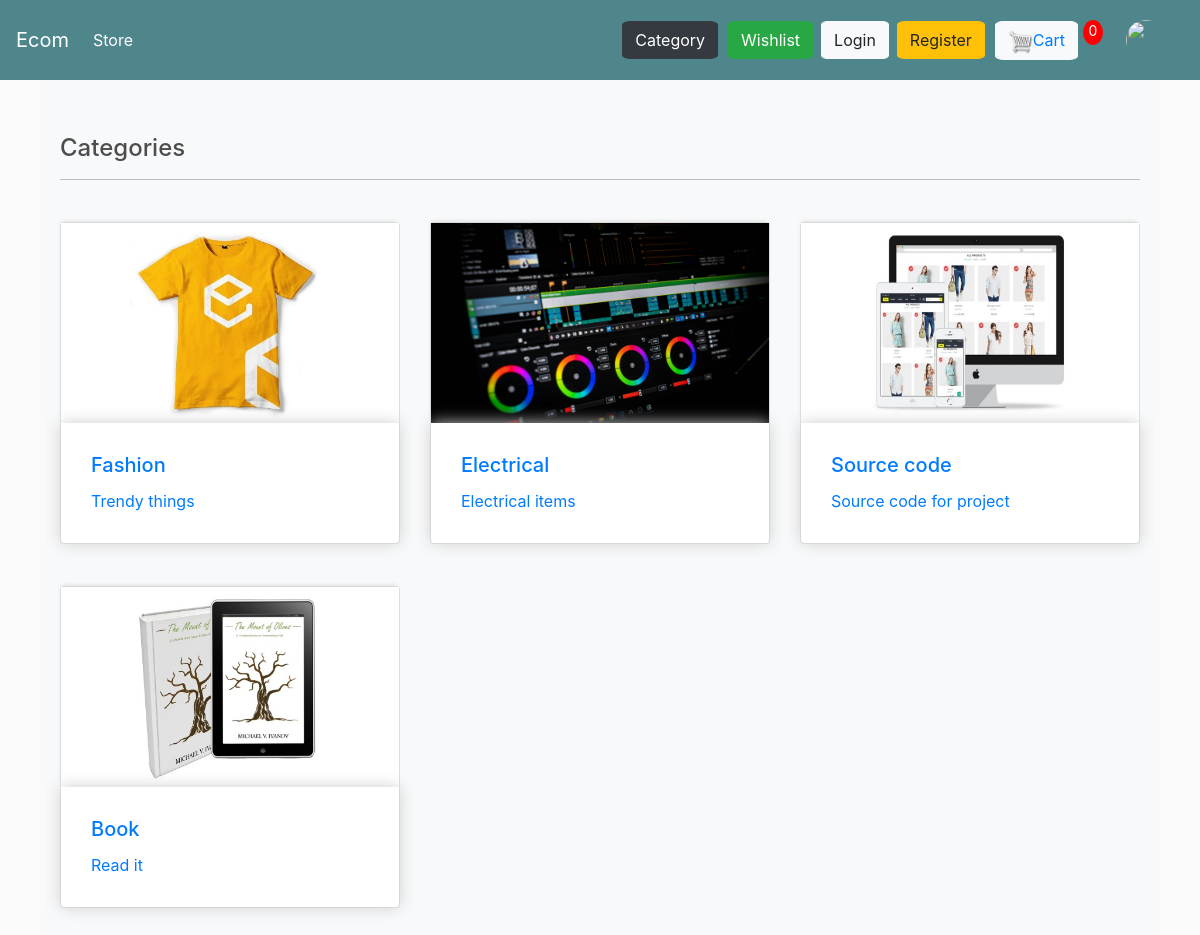
Page /categories/ on the committed database.
### store/models.py (models this page shows, shortened)
class Category(models.Model):
	category_name = models.CharField(max_length=150, null=False, blank=False)
	image = models.ImageField(null=True, blank=True)
	Description = models.TextField(max_length=500, null=False, blank=False)
	status = models.BooleanField(default=False, help_text="0-Show, 1-Hidden")
	created_at = models.DateTimeField(auto_now_add=True)

### store/views.py (the view)
# urls.py: path('categories/', views.categories, name='category'),  #
def categories(request):
	data = cartData(request)
	cartItems = data['cartItems']
	category = Category.objects.filter(status=0)
	return render(request,'store/category.html',{"category":category,'cartItems': cartItems})

### store/utils.py (called while the page is built, shortened)
def cookieCart(request):
	try:
		cart = json.loads(request.COOKIES['cart'])
	except:
		cart = {}
		print('CART:', cart)
	items = []
	order = {'get_cart_total':0, 'get_cart_items':0, 'shipping':False}
	cartItems = order['get_cart_items']
	return {'cartItems':cartItems ,'order':order, 'items':items}

### store/views.py (called while the page is built)
def cartData(request):
	if request.user.is_authenticated:
		customer = request.user.customer
		order, created = Order.objects.get_or_create(customer=customer, complete=False)
		items = order.orderitem_set.all()
		cartItems = order.get_cart_items
	else:
		cookieData = cookieCart(request)
		items = cookieData['items']
		cartItems = cookieData['cartItems']
		order = {'get_cart_total': 0, 'get_cart_items': cartItems, 'shipping': False}
	return {'items': items, 'order': order, 'cartItems': cartItems}

### store/templates/store/category.html
{% extends 'store/main.html' %}
{% load static %}
{% block content %}
  <section class="bg-light py-4 my-3" style="min-height:600px;margin-top:70px">
    <div class="container" style="margin-top:70px">
      <div class="row" >
        <div class="col-12">
          <h4 class="mb-3">Categories</h4>
          <hr style="border-color:#b8bfc2;">
        </div>
        {% for item in category %}
        <div class="col-lg-4">
          <div class="card my-3">
            <img src="{{item.image.url}}"  class="thumbnail" alt="Categories">
            <div class="box-element product">
            <a href="{% url 'store:collections_view' item.category_name %}">
            <div class="card-body">
              <h5 class="card-title text-primary">{{item.category_name}}</h5>
              <p class="card-text">{{item.Description}}</p>
            </div>
          </a>
          </div>
          </div>
        </div>
        {% endfor %}
      </div>
      </div>
  </section>
{% endblock content %}

### static/css/main.css (style rules this page uses)
body { background-color: hsl(0, 0%, 98%); }
h1,h2,h3,h4,h5,h6 { color:hsl(0, 0%, 30%); }
.box-element { box-shadow:hsl(0, 0%, 80%) 0 0 16px; background-color: #fff; border-radius: 4px; padding: 10px; }
.thumbnail { width: 100%; height: 200px; -webkit-box-shadow: -1px -3px 5px -2px rgba(214,214,214,1); -moz-box-shadow: -1px -3px 5px -2px rgba(214,214,214,1); box-shadow: -1px -3px 5px -2px rgba(214,214,214,1); }
.product { border-radius: 0 0 4px 4px; }
.col-lg-4, .col-lg-6, .col-lg-8, .col-lg-12 { margin-top: 10px; }

### rows in the picture
Category: image (picture), category_name "Fashion", Description "Trendy things"
Category: image (picture), category_name "Electrical", Description "Electrical items"
Category: image (picture), category_name "Source code", Description "Source code for project"
Category: image (picture), category_name "Book", Description "Read it"

### other values in the picture
{{ cartItems }} "0"
